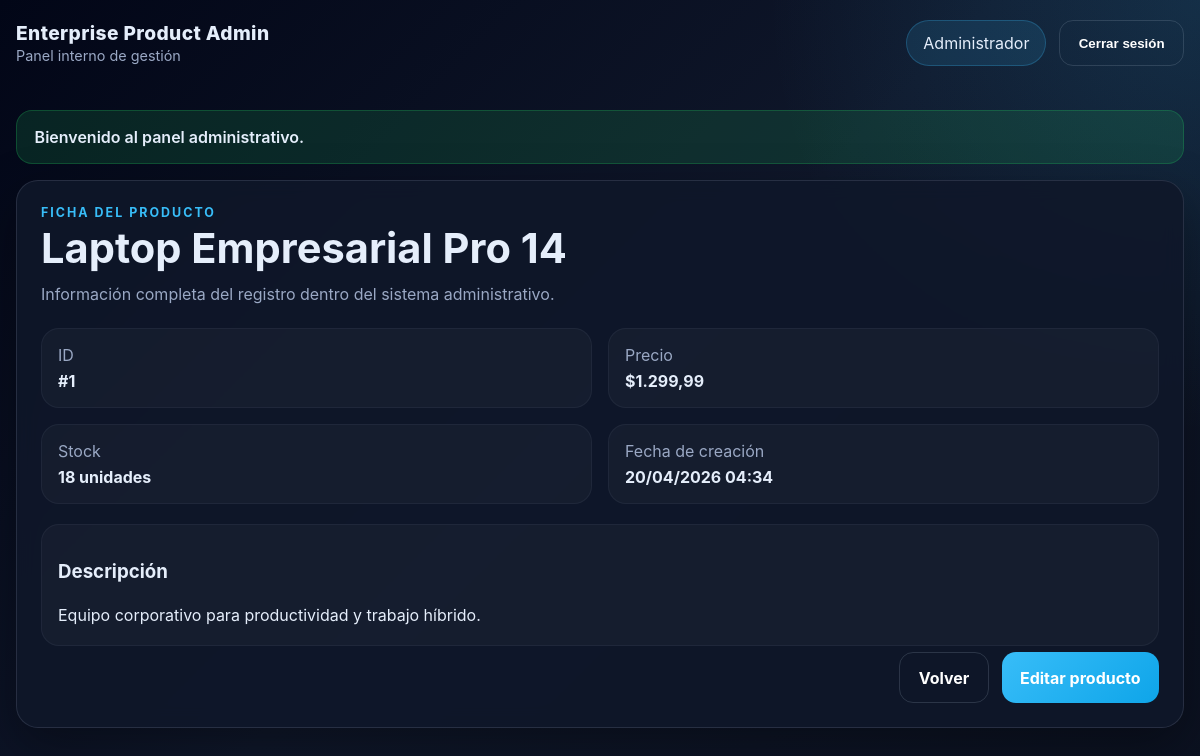
/?route=products/show&id=1 (signed in), run on the app's committed database.
### tables this page shows
CREATE TABLE IF NOT EXISTS products (
    id INT AUTO_INCREMENT PRIMARY KEY,
    name VARCHAR(150) NOT NULL,
    description TEXT NULL,
    price DECIMAL(10,2) NOT NULL,
    stock INT NOT NULL,
    created_at TIMESTAMP DEFAULT CURRENT_TIMESTAMP
);

### core/Controller.php (called while the page is built, shortened)
<?php
abstract class Controller
{
    protected function view(string $view, array $data = []): void
    {
        extract($data, EXTR_SKIP);
        $viewPath = __DIR__ . '/../views/' . $view . '.php';
        require __DIR__ . '/../views/layouts/header.php';
        require $viewPath;
        require __DIR__ . '/../views/layouts/footer.php';
    }
}

### controllers/ProductController.php (called while the page is built, shortened)
<?php
require_once __DIR__ . '/../core/Controller.php';
require_once __DIR__ . '/../models/Product.php';
class ProductController extends Controller
{
    private Product $productModel;
    public function __construct()
    {
        $this->productModel = new Product();
    }
    public function show(): void
    {
        $id = (int)($_GET['id'] ?? 0);
        $product = $this->productModel->find($id);
        $this->view('products/show', [
            'title' => 'Detalle del producto',
            'product' => $product,
            'csrf' => $this->csrfToken(),
        ]);
    }
}

### core/Router.php (called while the page is built, shortened)
<?php
class Router
{
    private array $routes = [
        'GET' => [],
        'POST' => [],
    ];
    public function get(string $path, array $handler, array $middlewares = []): void
    {
        $this->routes['GET'][$path] = compact('handler', 'middlewares');
    }
    public function post(string $path, array $handler, array $middlewares = []): void
    {
        $this->routes['POST'][$path] = compact('handler', 'middlewares');
    }
    public function dispatch(string $method, string $path): void
    {
        $route = $this->routes[$method][$path] ?? null;
        [$controllerClass, $action] = $route['handler'];
        $controller = new $controllerClass();
        $controller->$action();
    }
}

### public/index.php (called while the page is built, shortened)
<?php
require_once __DIR__ . '/../core/Router.php';
require_once __DIR__ . '/../controllers/ProductController.php';
$router = new Router();
$router->get('/', [AuthController::class, 'showLogin']);
$router->get('login', [AuthController::class, 'showLogin']);
$router->post('login', [AuthController::class, 'login']);
$router->post('logout', [AuthController::class, 'logout'], [AuthMiddleware::class]);
$router->get('products', [ProductController::class, 'index'], [AuthMiddleware::class]);
$router->get('products/create', [ProductController::class, 'create'], [AuthMiddleware::class]);
$router->post('products/store', [ProductController::class, 'store'], [AuthMiddleware::class]);
$router->get('products/show', [ProductController::class, 'show'], [AuthMiddleware::class]);
$router->get('products/edit', [ProductController::class, 'edit'], [AuthMiddleware::class]);
$router->post('products/update', [ProductController::class, 'update'], [AuthMiddleware::class]);
$router->post('products/delete', [ProductController::class, 'destroy'], [AuthMiddleware::class]);
$route = trim((string)($_GET['route'] ?? '/'), '/');
$route = $route === '' ? '/' : $route;
$method = $_SERVER['REQUEST_METHOD'] ?? 'GET';
$router->dispatch($method, $route);

### config/database.php (called while the page is built)
<?php
class Database
{
    public static function connect()
    {
        $host = '127.0.0.1';
        $port = '8889';
        $db   = 'crud_productos';
        $user = 'root';
        $pass = 'root';
        $charset = 'utf8mb4';
        $dsn = "mysql:host=$host;port=$port;dbname=$db;charset=$charset";
        return new PDO($dsn, $user, $pass, [
            PDO::ATTR_ERRMODE => PDO::ERRMODE_EXCEPTION,
            PDO::ATTR_DEFAULT_FETCH_MODE => PDO::FETCH_ASSOC,
        ]);
    }
}

### core/Model.php (called while the page is built, shortened)
<?php
require_once __DIR__ . '/../config/database.php';
abstract class Model
{
    public function __construct()
    {
        $this->db = Database::connect();
    }
}

### models/Product.php (called while the page is built, shortened)
<?php
require_once __DIR__ . '/../core/Model.php';
class Product extends Model
{
    public function find(int $id): ?array
    {
        $stmt = $this->db->prepare('SELECT * FROM products WHERE id = :id LIMIT 1');
        $stmt->execute(['id' => $id]);
        $product = $stmt->fetch();
        return $product ?: null;
    }
}

### views/products/show.php (the view)
<section class="detail-grid">
    <article class="card detail-card">
        <div class="panel-heading">
            <p class="eyebrow">Ficha del producto</p>
            <h1><?= e($product['name']); ?></h1>
            <p class="muted">Información completa del registro dentro del sistema administrativo.</p>
        </div>
        <div class="detail-list">
            <div><span>ID</span><strong>#<?= e((string)$product['id']); ?></strong></div>
            <div><span>Precio</span><strong>$<?= e(number_format((float)$product['price'], 2, ',', '.')); ?></strong></div>
            <div><span>Stock</span><strong><?= e((string)$product['stock']); ?> unidades</strong></div>
            <div><span>Fecha de creación</span><strong><?= e(date('d/m/Y H:i', strtotime($product['created_at']))); ?></strong></div>
        </div>
        <div class="description-box">
            <h3>Descripción</h3>
            <p><?= nl2br(e($product['description'] ?: 'Sin descripción registrada.')); ?></p>
        </div>
        <div class="form-actions">
            <a href="<?= BASE_URL ?>/?route=products" class="btn btn-ghost">Volver</a>
            <a href="<?= BASE_URL ?>/?route=products/edit&id=<?= e((string)$product['id']); ?>" class="btn btn-primary">Editar producto</a>
        </div>
    </article>
</section>

### public/assets/css/app.css (style rules this page uses)
:root { --bg: #0b1120; --bg-soft: #111827; --panel: rgba(15, 23, 42, 0.88); --panel-border: rgba(148, 163, 184, 0.18); --text: #e5eefb; --muted: #9aa8c4; --primary: #38bdf8; --primary-dark: #0ea5e9; --danger: #ef4444; --success: #22c55e; --warning: #f59e0b; --shadow: 0 18px 50px rgba(0, 0, 0, 0.35); }
* { box-sizing: border-box; }
html, body { margin: 0; padding: 0; font-family: Inter, Arial, sans-serif; background: radial-gradient(circle at top right, rgba(56, 189, 248, 0.15), transparent 30%), linear-gradient(135deg, #020617, #0f172a 50%, #0b1120 100%); color: var(--text); }
a { text-decoration: none; color: inherit; }
body { min-height: 100vh; }
.card, .auth-card, .detail-card { background: var(--panel); border: 1px solid var(--panel-border); border-radius: 22px; box-shadow: var(--shadow); backdrop-filter: blur(10px); }
.panel-heading h1, .hero-panel h1 { margin: .2rem 0 .55rem; font-size: clamp(1.9rem, 4vw, 2.6rem); }
.eyebrow { margin: 0; text-transform: uppercase; letter-spacing: .16em; font-size: .78rem; color: var(--primary); font-weight: 700; }
.muted { color: var(--muted); margin: 0; line-height: 1.6; }
.form-actions { display: flex; justify-content: flex-end; gap: .8rem; grid-column: 1 / -1; margin-top: .4rem; }
.btn { display: inline-flex; align-items: center; justify-content: center; gap: .45rem; padding: .9rem 1.15rem; border-radius: 14px; border: none; cursor: pointer; font-weight: 700; transition: .2s ease; color: white; }
.btn-primary { background: linear-gradient(135deg, var(--primary), var(--primary-dark)); }
.btn-outline, .btn-ghost { background: transparent; border: 1px solid rgba(148,163,184,.22); }
.detail-grid { display: grid; grid-template-columns: 1fr; }
.detail-card { padding: 1.5rem; }
.detail-list { display: grid; grid-template-columns: repeat(2, 1fr); gap: 1rem; margin: 1.25rem 0; }
.detail-list div, .description-box { padding: 1rem; border-radius: 18px; background: rgba(255,255,255,.03); border: 1px solid rgba(148,163,184,.08); }
.detail-list span { display: block; color: var(--muted); margin-bottom: .4rem; }
.description-box p { margin: .5rem 0 0; color: var(--text); line-height: 1.7; }

### data on the page
products: name "Laptop Empresarial Pro 14", id "1", price "1.299,99", stock "18", created_at "20/04/2026 04:34", description "Equipo corporativo para productividad y trabajo híbrido."

### other printed values
$user['name'] "Administrador"
$flash['message'] "Bienvenido al panel administrativo."
